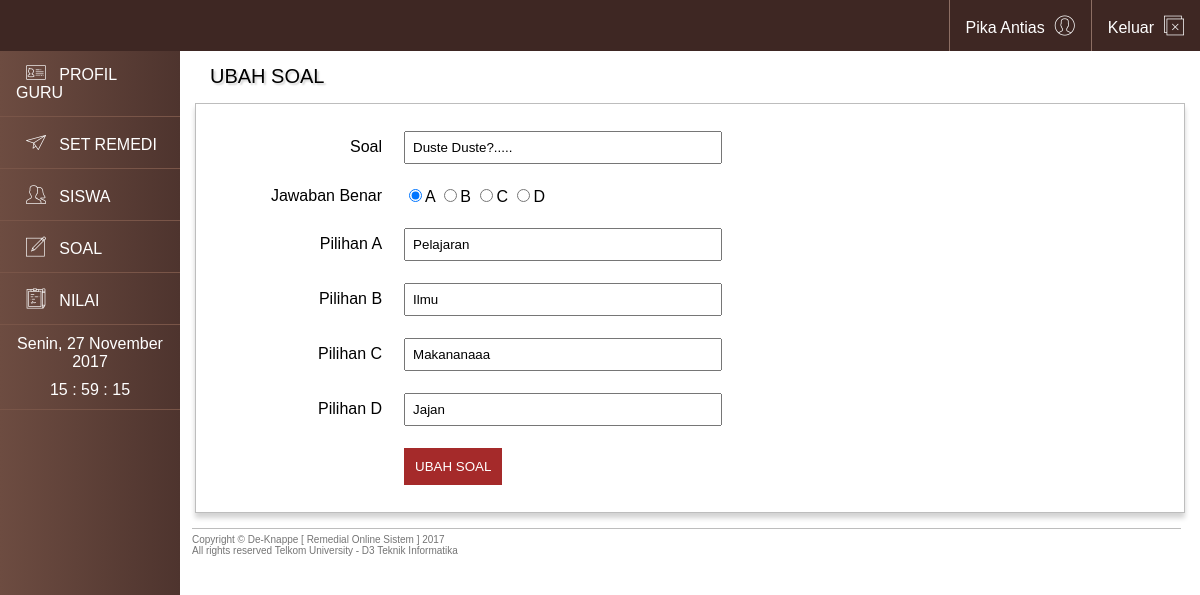
Page /page_guru/list_soal/edit_soal.php?no_soal=307 (signed in) on the committed database.
### tables this page shows
CREATE TABLE `guru` (
  `id_guru` int(20) NOT NULL,
  `password` varchar(35) NOT NULL,
  `nama_guru` varchar(30) NOT NULL,
  `alamat_guru` varchar(30) NOT NULL,
  `gender_guru` varchar(30) NOT NULL,
  `telp_guru` varchar(16) NOT NULL,
  `email_guru` varchar(30) NOT NULL,
  `id_mapel` varchar(3) NOT NULL,
  `foto_guru` varchar(100) NOT NULL
);

CREATE TABLE `soal` (
  `no_soal` int(4) NOT NULL,
  `id_mapel` varchar(3) NOT NULL,
  `kelas` varchar(2) NOT NULL,
  `id_remedi` varchar(4) NOT NULL,
  `soal` varchar(10000) NOT NULL,
  `pil_a` varchar(500) NOT NULL,
  `pil_b` varchar(500) NOT NULL,
  `pil_c` varchar(500) NOT NULL,
  `pil_d` varchar(500) NOT NULL,
  `jawaban` varchar(3) NOT NULL
);

### page_guru/body_part/query_body.php (called while the page is built)
<?php
    $sql = "SELECT * from guru join mapel on guru.id_mapel = mapel.id_mapel where id_guru='$cek'";
    $qry = $conn->query($sql);
    $data = $qry->fetch_array();
?>

### page_guru/list_soal/edit_soal.php (the view, shortened to what this page needs)
<?php
		include ('../../php/connect.php');
		$cek=$_SESSION['user'];
		include ('../body_part/query_body.php');
		$cek_noSoal = $_GET['no_soal'];
		$sql_soal = "select * from soal where no_soal = $cek_noSoal";
		$query_soal = $conn->query($sql_soal);
		if (isset($_SESSION['user']) && isset($_SESSION['pass'])) {
?>
<!DOCTYPE html>
<html>
	<head>
		<link rel="stylesheet" type="text/css" href="../../css/template.css">
		<link rel="stylesheet" type="text/css" href="../../css/add.css">
        <link rel="stylesheet" type="text/css" href="../../css/font/flaticon.css">
	</head>
	<body>
		<header>
			<ul class="navbar">
			  <li><a href="../../php/logout_guru.php">Keluar<i class="flaticon-close"></i></a></li>
			  <li><a href="../profil_guru.php"><?php echo $data['nama_guru']; ?><i class="flaticon-user-3"></i></a></li>
			</ul>
		</header>
		<?php require_once('../body_part/sidebar_edit.php') ?>
		<div class="content">
			<div class="isijudul">
			UBAH SOAL
			</div>
			<div class="isi">
			<form action="" method="POST" enctype="multipart/form-data">
				<table class="form">
                <?php
                while ($r_soal = $query_soal->fetch_array()) {
                ?>
                    <tr>
                        <td><span>Soal</span></td>
                        <td><input type="text" name="soal" required value="<?php echo $r_soal['soal'] ?>"></td>
                    </tr>
                    <tr>
                        <td><span>Jawaban Benar</span></td>
                        <td>
                        <input type="radio" name="jawaban" value="a" checked>A
                        <input type="radio" name="jawaban" value="b">B
                        <input type="radio" name="jawaban" value="c">C
                        <input type="radio" name="jawaban" value="d">D
                        </td>
                    </tr>
                    <tr>
                        <td><span>Pilihan A</span></td>
                        <td><input type="text" name="a" required value="<?php echo $r_soal['pil_a'] ?>"></td>
                    </tr>
                    <tr>
                        <td><span>Pilihan B</span></td>
                        <td><input type="text" name="b" required value="<?php echo $r_soal['pil_b'] ?>"></td>
                    </tr>
                    <tr>
                        <td><span>Pilihan C</span></td>
                        <td><input type="text" name="c" required value="<?php echo $r_soal['pil_c'] ?>"></td>
                    </tr>
                    <tr>
                        <td><span>Pilihan D</span></td>
                        <td><input type="text" name="d" required value="<?php echo $r_soal['pil_d'] ?>"></td>
                    </tr>
                    <tr>
                        <td></td>
                        <td><input type="submit" class="tombol" name="upload" value="UBAH SOAL">
						</td>
                    </tr>
				</table>
                <?php
                }
                ?>
				</form>
			</div>
		</div>
		<footer>
			<div class="footer">
			Copyright &copy; De-Knappe [ Remedial Online Sistem ] 2017<br>
			All rights reserved Telkom University - D3 Teknik Informatika<br>
			</div>
		</footer>
	</body>
</html>
<?php
}
	else
	{
  		header("location: ../login_guru.php");
	}
?>

### css/template.css (style rules this page uses)
body { margin: 0px; font-family: Arial, Helvetica, sans-serif; }
header { position: fixed; z-index: 2; }
a { color: white; }
ul.navbar { list-style-type: none; margin: 0; padding: 0; overflow: hidden; background-color: #3E2723; position: fixed; width: 100%; }
ul.navbar li { float: right; border-left: 1px solid #8D6E63; }
li a { display: block; text-align: left; padding: 14px 16px; text-decoration: none; }
div.content { margin-left: 15%; padding: 15px; height: 100%; }
div.content div.isijudul { padding: 15px 15px; font-size: 20px; text-shadow: 2px 2px 2px lightgrey; }
.footer { color: #757575; font-size: 10px; border-top: 1px solid #BDBDBD; padding: 5px 5px 12px 0px ; bottom: 0; position: relative; display: block; width: 82%; margin-left: 16%; }
.isi { border: 1px solid #BDBDBD; height: 100%; padding: 15px; box-shadow: 0px 5px 5px 0px lightgrey; }
td { padding: 10px; }
table { margin-left: 3%; position: inline; }

### css/add.css (style rules this page uses)
table.form { margin-left: 5%; }
table.form tr td span { float: right; }
table.form tr td input[type=text], input[type=date], input[type=password] { padding: 7px; width: 100%; }
table.form tr td input[type=submit] { padding: 10px; background-color: brown; color: white; border: 1px solid brown; }
table.form tr td input[type=text], input[type=date], input[type=password] { width: 300px; }

### rows in the picture
guru: nama_guru "Pika Antias"
soal: soal "Duste Duste?.....", a "Pelajaran", b "Ilmu", c "Makananaaa", d "Jajan"
